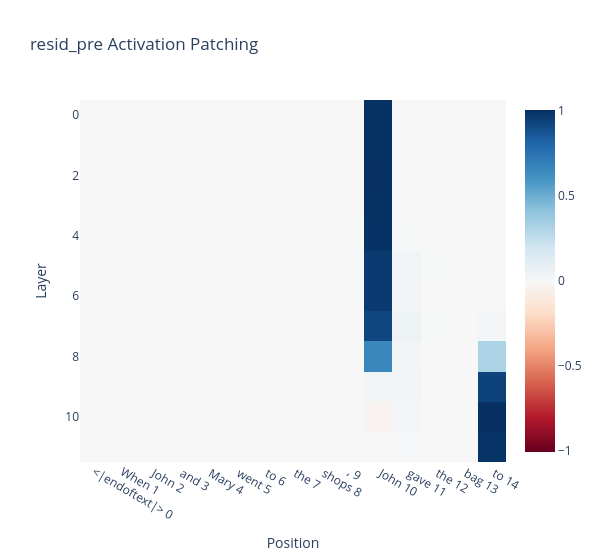

Write notebook code for a chart like this one.
### Code cell
imshow(
    act_patch_resid_pre,
    labels={"x": "Position", "y": "Layer"},
    x=labels,
    title="resid_pre Activation Patching",
    width=600
)

### Figure 1 — Plotly figure (JSON) as saved in the notebook; plotly's stock layout.template omitted (floating-point values rounded to 4 significant figures; data arrays with more than 128 entries replaced by an {"elided": "..."} marker saying what was removed)
{"data": [{"coloraxis": "coloraxis", "hovertemplate": "Position: %{x}<br>Layer: %{y}<br>color: %{z}<extra></extra>", "name": "0", "type": "heatmap", "x": ["<|endoftext|> 0", "When 1", " John 2", " and 3", " Mary 4", " went 5", " to 6", " the 7", " shops 8", ", 9", " John 10", " gave 11", " the 12", " bag 13", " to 14"], "xaxis": "x", "yaxis": "y", "z": {"elided": "12x15 float values"}}], "layout": {"coloraxis": {"autocolorscale": false, "cmid": 0, "colorscale": [[0, "rgb(103,0,31)"], [0.1, "rgb(178,24,43)"], [0.2, "rgb(214,96,77)"], [0.3, "rgb(244,165,130)"], [0.4, "rgb(253,219,199)"], [0.5, "rgb(247,247,247)"], [0.6, "rgb(209,229,240)"], [0.7, "rgb(146,197,222)"], [0.8, "rgb(67,147,195)"], [0.9, "rgb(33,102,172)"], [1, "rgb(5,48,97)"]]}, "title": {"text": "resid_pre Activation Patching"}, "width": 600, "xaxis": {"anchor": "y", "constrain": "domain", "domain": [0, 1], "scaleanchor": "y", "title": {"text": "Position"}}, "yaxis": {"anchor": "x", "autorange": "reversed", "constrain": "domain", "domain": [0, 1], "title": {"text": "Layer"}}}}
